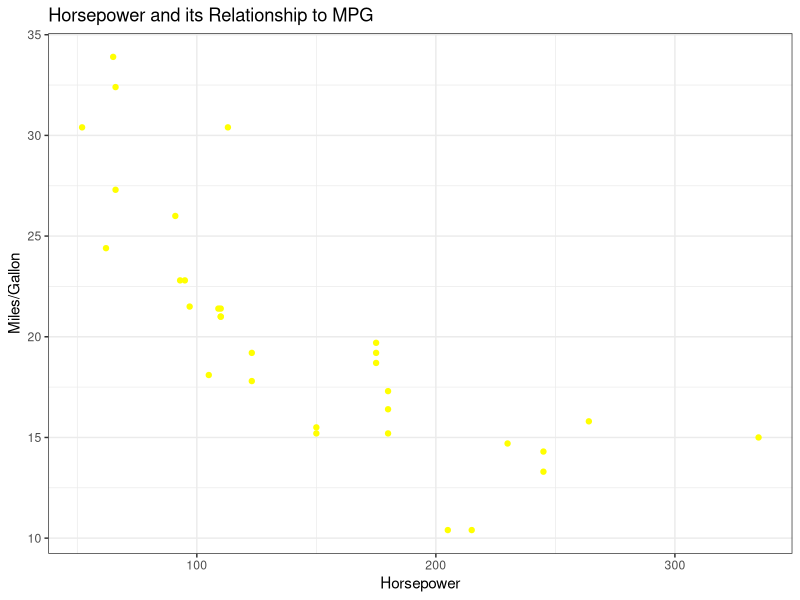

This figure's R source:
########

#Purpose of file: Learning Git and Github through the mtcars data set

#Loading Useful Libraries
library(tidyverse)
library(ggplot2)

#Viewing the mtcars data set, looking at the information page, and inspecting the 
#type of variables
View(mtcars)

?mtcars  

str(mtcars)

#Creating a plot
ggplot(mtcars, aes(hp, mpg)) +
  geom_point(color = "yellow") +
  xlab("Horsepower") +
  ylab("Miles/Gallon") +
  theme_bw() + 
  ggtitle("Horsepower and its Relationship to MPG")
